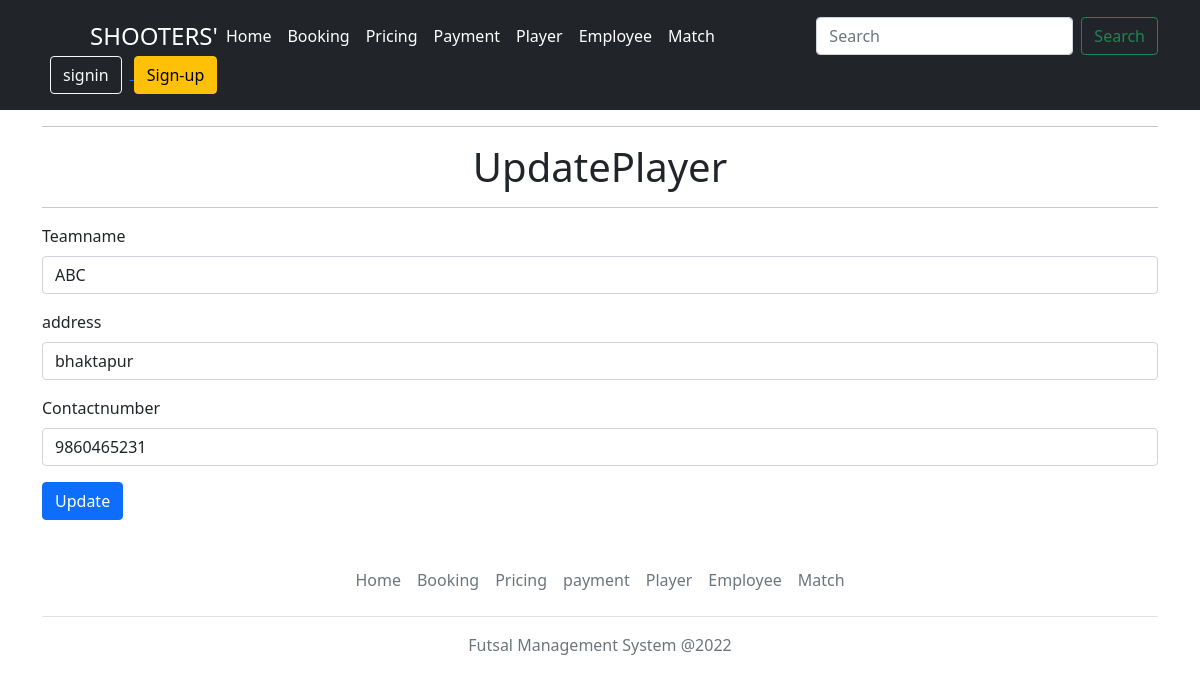
Page /paymentplayer/3 on the committed database.
### app/models.py (models this page shows, shortened)
class Player(models.Model):
    player_Teamname = models.CharField(max_length=80, unique= True)
    address = models.TextField(blank=True, null=True)
    contactnumber = models.TextField(blank=True, null=True)

### app/views.py (the view)
# urls.py: path('paymentplayer/<int:id>',views.paymentplayer, name="paymentplayer"),
def paymentplayer(request,id):
    player=Player.objects.get(pk=id)
    paymentdata=Player.objects.all()
    context={
    'player':player,
    'paymentdata':paymentdata
    }
    return render(request, 'paymentplayer.html',context)

### templates/PaymentPlayer.html (shortened to what this page needs)
{% load static %}
<!DOCTYPE html>
<html lang="en">
<head>
    <link rel="stylesheet" href="{% static 'css/bootstrap.min.css' %}" />
</head>
<body>
    <header class="p-3 bg-dark text-white">
        <div class="container">
            <div class="d-flex flex-wrap align-items-center justify-content-center justify-content-lg-start">
                <a href="/" class="d-flex align-items-center mb-2 mb-lg-0 text-white text-decoration-none">
                    <svg class="bi me-2" width="40" height="32" role="img" aria-label="Bootstrap">
                        <use xlink:href="#bootstrap" />
                    </svg>
                    <span class="fs-4">SHOOTERS'</span>
                </a>
                <ul class="nav col-12 col-lg-auto me-lg-auto mb-2 justify-content-center mb-md-0">
                    <li><a href="{% url 'home' %}" class="nav-link px-2 text-white">Home</a></li>
                    <li><a href="{% url 'booking' %}" class="nav-link px-2 text-white">Booking</a></li>
                    <li><a href="{% url 'price' %}" class="nav-link px-2 text-white">Pricing</a></li>
                    <li><a href="{% url 'payment' %}" class="nav-link px-2 text-white">Payment</a></li>
                    <li><a href="{% url 'player' %}" class="nav-link px-2 text-white">Player</a></li>
                    <li><a href="{% url 'employee' %}" class="nav-link px-2 text-white">Employee</a></li>
                    <li><a href="{% url 'match' %}" class="nav-link px-2 text-white">Match</a></li>
                </ul>
                <form class="d-flex" role="search" method="get"  action="{% url 'search' %}">
                    <input class="form-control me-2" type="search" placeholder="Search" id="query" name="query"  aria-label="Search">
                    <button class="btn btn-outline-success" type="submit" name="submit">Search</button>
                </form>
                <div class="text-end">
                    <a href="/signin">
                        <button type="button" class="btn btn-outline-light mx-2">signin</button>
                        </a>
                        <a href="/signup">
                        <button type="button"  class="btn btn-warning">Sign-up</button>
                    </a>
                </div>
            </div>
        </div>
    </header>
    <div class="container">
        <hr>
        <h1 class="text-center">UpdatePlayer</h1>
        <hr>
        {% if player %}
        <form method="POST" id="playerform">
            <div class="mb-3">
                <label for="exampleInputEmail1" class="form-label">Teamname</label>
                <input type="text" class="form-control" id="Teamname" name="teamname" value="{{ player.player_Teamname }}"  aria-describedby="emailHelp"
                    required>
            </div>
            <div class="mb-3">
                <label for="exampleInputEmail1" class="form-label">address</label>
                <input type="text" class="form-control" id="address" name="address" value="{{ player.address }}" aria-describedby="emailHelp"
                    required>
            </div>
            <div class="mb-3">
                <label for="exampleInputEmail1" class="form-label">Contactnumber</label>
                <input type="number" class="form-control" id="Contactnumber" name="Contactnumber" value="{{ player.contactnumber }}"
                    aria-describedby="emailHelp" required>
            </div>
            <button type="submit" name="submit" class="btn btn-primary">Update </button>
        </form>
        {% endif %}
    </div>
    <div class="container">
        <footer class="py-3 my-4">
            <ul class="nav justify-content-center border-bottom pb-3 mb-3">
                <li class="nav-item"><a href="{% url 'home' %}" class="nav-link px-2 text-muted">Home</a></li>
                <li class="nav-item"><a href="{% url 'booking' %}" class="nav-link px-2 text-muted">Booking</a></li>
                <li class="nav-item"><a href="{% url 'price' %}" class="nav-link px-2 text-muted">Pricing</a></li>
                <li class="nav-item"><a href="{% url 'payment' %}" class="nav-link px-2 text-muted">payment</a></li>
                <li class="nav-item"><a href="{% url 'player' %}" class="nav-link px-2 text-muted">Player</a></li>
                <li class="nav-item"><a href="{% url 'employee' %}" class="nav-link px-2 text-muted">Employee</a></li>
                <li class="nav-item"><a href="{% url 'match' %}" class="nav-link px-2 text-muted">Match</a></li>
            </ul>
            <p class="text-center text-muted">Futsal Management System @2022</p>
        </footer>
    </div>
</body>
</html>

### rows in the picture
Player: teamname "ABC", address "bhaktapur", Contactnumber "9860465231"
